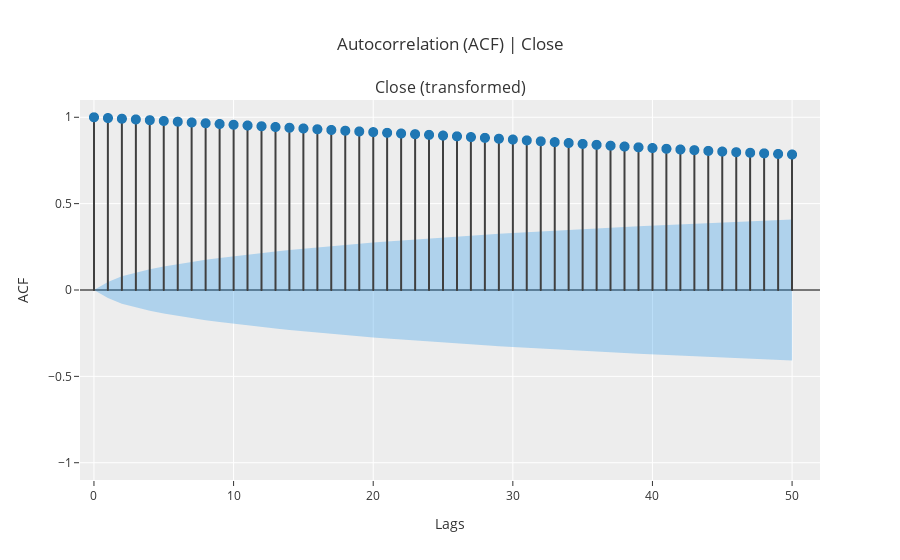

This figure's notebook cell:
### Code cell
# Step 8: Perform Lag Selection using ACF on Residual Series
exp_ETH.plot_model(plot='acf',  data_kwargs={'nlags': 50}) # Analyze ACF plot to choose lags

### Figure 1 — Plotly figure (JSON) as saved in the notebook; plotly's stock layout.template omitted (floating-point values rounded to 4 significant figures)
{"data": [{"line": {"color": "#3f3f3f"}, "marker": {"size": 10}, "mode": "lines", "name": "ACF", "showlegend": false, "type": "scattergl", "x": [0, 0], "xaxis": "x", "y": [0, 1], "yaxis": "y"}, {"line": {"color": "#3f3f3f"}, "marker": {"size": 10}, "mode": "lines", "name": "ACF", "showlegend": false, "type": "scattergl", "x": [1, 1], "xaxis": "x", "y": [0, 0.9956], "yaxis": "y"}, {"line": {"color": "#3f3f3f"}, "marker": {"size": 10}, "mode": "lines", "name": "ACF", "showlegend": false, "type": "scattergl", "x": [2, 2], "xaxis": "x", "y": [0, 0.9916], "yaxis": "y"}, {"line": {"color": "#3f3f3f"}, "marker": {"size": 10}, "mode": "lines", "name": "ACF", "showlegend": false, "type": "scattergl", "x": [3, 3], "xaxis": "x", "y": [0, 0.9875], "yaxis": "y"}, {"line": {"color": "#3f3f3f"}, "marker": {"size": 10}, "mode": "lines", "name": "ACF", "showlegend": false, "type": "scattergl", "x": [4, 4], "xaxis": "x", "y": [0, 0.9831], "yaxis": "y"}, {"line": {"color": "#3f3f3f"}, "marker": {"size": 10}, "mode": "lines", "name": "ACF", "showlegend": false, "type": "scattergl", "x": [5, 5], "xaxis": "x", "y": [0, 0.9786], "yaxis": "y"}, {"line": {"color": "#3f3f3f"}, "marker": {"size": 10}, "mode": "lines", "name": "ACF", "showlegend": false, "type": "scattergl", "x": [6, 6], "xaxis": "x", "y": [0, 0.9744], "yaxis": "y"}, {"line": {"color": "#3f3f3f"}, "marker": {"size": 10}, "mode": "lines", "name": "ACF", "showlegend": false, "type": "scattergl", "x": [7, 7], "xaxis": "x", "y": [0, 0.9699], "yaxis": "y"}, {"line": {"color": "#3f3f3f"}, "marker": {"size": 10}, "mode": "lines", "name": "ACF", "showlegend": false, "type": "scattergl", "x": [8, 8], "xaxis": "x", "y": [0, 0.9654], "yaxis": "y"}, {"line": {"color": "#3f3f3f"}, "marker": {"size": 10}, "mode": "lines", "name": "ACF", "showlegend": false, "type": "scattergl", "x": [9, 9], "xaxis": "x", "y": [0, 0.9612], "yaxis": "y"}, {"line": {"color": "#3f3f3f"}, "marker": {"size": 10}, "mode": "lines", "name": "ACF", "showlegend": false, "type": "scattergl", "x": [10, 10], "xaxis": "x", "y": [0, 0.9568], "yaxis": "y"}, {"line": {"color": "#3f3f3f"}, "marker": {"size": 10}, "mode": "lines", "name": "ACF", "showlegend": false, "type": "scattergl", "x": [11, 11], "xaxis": "x", "y": [0, 0.9524], "yaxis": "y"}, {"line": {"color": "#3f3f3f"}, "marker": {"size": 10}, "mode": "lines", "name": "ACF", "showlegend": false, "type": "scattergl", "x": [12, 12], "xaxis": "x", "y": [0, 0.948], "yaxis": "y"}, {"line": {"color": "#3f3f3f"}, "marker": {"size": 10}, "mode": "lines", "name": "ACF", "showlegend": false, "type": "scattergl", "x": [13, 13], "xaxis": "x", "y": [0, 0.9437], "yaxis": "y"}, {"line": {"color": "#3f3f3f"}, "marker": {"size": 10}, "mode": "lines", "name": "ACF", "showlegend": false, "type": "scattergl", "x": [14, 14], "xaxis": "x", "y": [0, 0.9394], "yaxis": "y"}, {"line": {"color": "#3f3f3f"}, "marker": {"size": 10}, "mode": "lines", "name": "ACF", "showlegend": false, "type": "scattergl", "x": [15, 15], "xaxis": "x", "y": [0, 0.9351], "yaxis": "y"}, {"line": {"color": "#3f3f3f"}, "marker": {"size": 10}, "mode": "lines", "name": "ACF", "showlegend": false, "type": "scattergl", "x": [16, 16], "xaxis": "x", "y": [0, 0.9307], "yaxis": "y"}, {"line": {"color": "#3f3f3f"}, "marker": {"size": 10}, "mode": "lines", "name": "ACF", "showlegend": false, "type": "scattergl", "x": [17, 17], "xaxis": "x", "y": [0, 0.9265], "yaxis": "y"}, {"line": {"color": "#3f3f3f"}, "marker": {"size": 10}, "mode": "lines", "name": "ACF", "showlegend": false, "type": "scattergl", "x": [18, 18], "xaxis": "x", "y": [0, 0.9221], "yaxis": "y"}, {"line": {"color": "#3f3f3f"}, "marker": {"size": 10}, "mode": "lines", "name": "ACF", "showlegend": false, "type": "scattergl", "x": [19, 19], "xaxis": "x", "y": [0, 0.918], "yaxis": "y"}, {"line": {"color": "#3f3f3f"}, "marker": {"size": 10}, "mode": "lines", "name": "ACF", "showlegend": false, "type": "scattergl", "x": [20, 20], "xaxis": "x", "y": [0, 0.914], "yaxis": "y"}, {"line": {"color": "#3f3f3f"}, "marker": {"size": 10}, "mode": "lines", "name": "ACF", "showlegend": false, "type": "scattergl", "x": [21, 21], "xaxis": "x", "y": [0, 0.9101], "yaxis": "y"}, {"line": {"color": "#3f3f3f"}, "marker": {"size": 10}, "mode": "lines", "name": "ACF", "showlegend": false, "type": "scattergl", "x": [22, 22], "xaxis": "x", "y": [0, 0.9061], "yaxis": "y"}, {"line": {"color": "#3f3f3f"}, "marker": {"size": 10}, "mode": "lines", "name": "ACF", "showlegend": false, "type": "scattergl", "x": [23, 23], "xaxis": "x", "y": [0, 0.9022], "yaxis": "y"}, {"line": {"color": "#3f3f3f"}, "marker": {"size": 10}, "mode": "lines", "name": "ACF", "showlegend": false, "type": "scattergl", "x": [24, 24], "xaxis": "x", "y": [0, 0.8983], "yaxis": "y"}, {"line": {"color": "#3f3f3f"}, "marker": {"size": 10}, "mode": "lines", "name": "ACF", "showlegend": false, "type": "scattergl", "x": [25, 25], "xaxis": "x", "y": [0, 0.8941], "yaxis": "y"}, {"line": {"color": "#3f3f3f"}, "marker": {"size": 10}, "mode": "lines", "name": "ACF", "showlegend": false, "type": "scattergl", "x": [26, 26], "xaxis": "x", "y": [0, 0.8898], "yaxis": "y"}, {"line": {"color": "#3f3f3f"}, "marker": {"size": 10}, "mode": "lines", "name": "ACF", "showlegend": false, "type": "scattergl", "x": [27, 27], "xaxis": "x", "y": [0, 0.8854], "yaxis": "y"}, {"line": {"color": "#3f3f3f"}, "marker": {"size": 10}, "mode": "lines", "name": "ACF", "showlegend": false, "type": "scattergl", "x": [28, 28], "xaxis": "x", "y": [0, 0.8809], "yaxis": "y"}, {"line": {"color": "#3f3f3f"}, "marker": {"size": 10}, "mode": "lines", "name": "ACF", "showlegend": false, "type": "scattergl", "x": [29, 29], "xaxis": "x", "y": [0, 0.8759], "yaxis": "y"}, {"line": {"color": "#3f3f3f"}, "marker": {"size": 10}, "mode": "lines", "name": "ACF", "showlegend": false, "type": "scattergl", "x": [30, 30], "xaxis": "x", "y": [0, 0.8712], "yaxis": "y"}, {"line": {"color": "#3f3f3f"}, "marker": {"size": 10}, "mode": "lines", "name": "ACF", "showlegend": false, "type": "scattergl", "x": [31, 31], "xaxis": "x", "y": [0, 0.8662], "yaxis": "y"}, {"line": {"color": "#3f3f3f"}, "marker": {"size": 10}, "mode": "lines", "name": "ACF", "showlegend": false, "type": "scattergl", "x": [32, 32], "xaxis": "x", "y": [0, 0.8611], "yaxis": "y"}, {"line": {"color": "#3f3f3f"}, "marker": {"size": 10}, "mode": "lines", "name": "ACF", "showlegend": false, "type": "scattergl", "x": [33, 33], "xaxis": "x", "y": [0, 0.8561], "yaxis": "y"}, {"line": {"color": "#3f3f3f"}, "marker": {"size": 10}, "mode": "lines", "name": "ACF", "showlegend": false, "type": "scattergl", "x": [34, 34], "xaxis": "x", "y": [0, 0.851], "yaxis": "y"}, {"line": {"color": "#3f3f3f"}, "marker": {"size": 10}, "mode": "lines", "name": "ACF", "showlegend": false, "type": "scattergl", "x": [35, 35], "xaxis": "x", "y": [0, 0.8458], "yaxis": "y"}, {"line": {"color": "#3f3f3f"}, "marker": {"size": 10}, "mode": "lines", "name": "ACF", "showlegend": false, "type": "scattergl", "x": [36, 36], "xaxis": "x", "y": [0, 0.8405], "yaxis": "y"}, {"line": {"color": "#3f3f3f"}, "marker": {"size": 10}, "mode": "lines", "name": "ACF", "showlegend": false, "type": "scattergl", "x": [37, 37], "xaxis": "x", "y": [0, 0.8355], "yaxis": "y"}, {"line": {"color": "#3f3f3f"}, "marker": {"size": 10}, "mode": "lines", "name": "ACF", "showlegend": false, "type": "scattergl", "x": [38, 38], "xaxis": "x", "y": [0, 0.8306], "yaxis": "y"}, {"line": {"color": "#3f3f3f"}, "marker": {"size": 10}, "mode": "lines", "name": "ACF", "showlegend": false, "type": "scattergl", "x": [39, 39], "xaxis": "x", "y": [0, 0.8261], "yaxis": "y"}, {"line": {"color": "#3f3f3f"}, "marker": {"size": 10}, "mode": "lines", "name": "ACF", "showlegend": false, "type": "scattergl", "x": [40, 40], "xaxis": "x", "y": [0, 0.8219], "yaxis": "y"}, {"line": {"color": "#3f3f3f"}, "marker": {"size": 10}, "mode": "lines", "name": "ACF", "showlegend": false, "type": "scattergl", "x": [41, 41], "xaxis": "x", "y": [0, 0.8176], "yaxis": "y"}, {"line": {"color": "#3f3f3f"}, "marker": {"size": 10}, "mode": "lines", "name": "ACF", "showlegend": false, "type": "scattergl", "x": [42, 42], "xaxis": "x", "y": [0, 0.8135], "yaxis": "y"}, {"line": {"color": "#3f3f3f"}, "marker": {"size": 10}, "mode": "lines", "name": "ACF", "showlegend": false, "type": "scattergl", "x": [43, 43], "xaxis": "x", "y": [0, 0.8096], "yaxis": "y"}, {"line": {"color": "#3f3f3f"}, "marker": {"size": 10}, "mode": "lines", "name": "ACF", "showlegend": false, "type": "scattergl", "x": [44, 44], "xaxis": "x", "y": [0, 0.8055], "yaxis": "y"}, {"line": {"color": "#3f3f3f"}, "marker": {"size": 10}, "mode": "lines", "name": "ACF", "showlegend": false, "type": "scattergl", "x": [45, 45], "xaxis": "x", "y": [0, 0.8015], "yaxis": "y"}, {"line": {"color": "#3f3f3f"}, "marker": {"size": 10}, "mode": "lines", "name": "ACF", "showlegend": false, "type": "scattergl", "x": [46, 46], "xaxis": "x", "y": [0, 0.7979], "yaxis": "y"}, {"line": {"color": "#3f3f3f"}, "marker": {"size": 10}, "mode": "lines", "name": "ACF", "showlegend": false, "type": "scattergl", "x": [47, 47], "xaxis": "x", "y": [0, 0.7945], "yaxis": "y"}, {"line": {"color": "#3f3f3f"}, "marker": {"size": 10}, "mode": "lines", "name": "ACF", "showlegend": false, "type": "scattergl", "x": [48, 48], "xaxis": "x", "y": [0, 0.7911], "yaxis": "y"}, {"line": {"color": "#3f3f3f"}, "marker": {"size": 10}, "mode": "lines", "name": "ACF", "showlegend": false, "type": "scattergl", "x": [49, 49], "xaxis": "x", "y": [0, 0.7878], "yaxis": "y"}, {"line": {"color": "#3f3f3f"}, "marker": {"size": 10}, "mode": "lines", "name": "ACF", "showlegend": false, "type": "scattergl", "x": [50, 50], "xaxis": "x", "y": [0, 0.7846], "yaxis": "y"}, {"marker": {"color": "#1f77b4", "size": 10}, "mode": "markers", "name": "ACF", "showlegend": false, "type": "scattergl", "x": [0, 1, 2, 3, 4, 5, 6, 7, 8, 9, 10, 11, 12, 13, 14, 15, 16, 17, 18, 19, 20, 21, 22, 23, 24, 25, 26, 27, 28, 29, 30, 31, 32, 33, 34, 35, 36, 37, 38, 39, 40, 41, 42, 43, 44, 45, 46, 47, 48, 49, 50], "xaxis": "x", "y": [1, 0.9956, 0.9916, 0.9875, 0.9831, 0.9786, 0.9744, 0.9699, 0.9654, 0.9612, 0.9568, 0.9524, 0.948, 0.9437, 0.9394, 0.9351, 0.9307, 0.9265, 0.9221, 0.918, 0.914, 0.9101, 0.9061, 0.9022, 0.8983, 0.8941, 0.8898, 0.8854, 0.8809, 0.8759, 0.8712, 0.8662, 0.8611, 0.8561, 0.851, 0.8458, 0.8405, 0.8355, 0.8306, 0.8261, 0.8219, 0.8176, 0.8135, 0.8096, 0.8055, 0.8015, 0.7979, 0.7945, 0.7911, 0.7878, 0.7846], "yaxis": "y"}, {"line": {"color": "rgba(255,255,255,0)"}, "marker": {"size": 10}, "mode": "lines", "name": "UC", "showlegend": false, "type": "scatter", "x": [0, 1, 2, 3, 4, 5, 6, 7, 8, 9, 10, 11, 12, 13, 14, 15, 16, 17, 18, 19, 20, 21, 22, 23, 24, 25, 26, 27, 28, 29, 30, 31, 32, 33, 34, 35, 36, 37, 38, 39, 40, 41, 42, 43, 44, 45, 46, 47, 48, 49, 50], "xaxis": "x", "y": [0, 0.04584, 0.07917, 0.102, 0.1204, 0.1362, 0.1503, 0.163, 0.1747, 0.1856, 0.1958, 0.2054, 0.2145, 0.2231, 0.2313, 0.2392, 0.2468, 0.254, 0.261, 0.2678, 0.2743, 0.2807, 0.2868, 0.2927, 0.2985, 0.3042, 0.3096, 0.315, 0.3202, 0.3252, 0.3301, 0.3349, 0.3396, 0.3442, 0.3486, 0.3529, 0.3572, 0.3613, 0.3653, 0.3693, 0.3732, 0.3769, 0.3806, 0.3843, 0.3878, 0.3913, 0.3948, 0.3982, 0.4015, 0.4047, 0.4079], "yaxis": "y"}, {"fill": "tonexty", "fillcolor": "rgba(32, 146, 230,0.3)", "line": {"color": "rgba(255,255,255,0)"}, "marker": {"size": 10}, "mode": "lines", "name": "LC", "showlegend": false, "type": "scatter", "x": [0, 1, 2, 3, 4, 5, 6, 7, 8, 9, 10, 11, 12, 13, 14, 15, 16, 17, 18, 19, 20, 21, 22, 23, 24, 25, 26, 27, 28, 29, 30, 31, 32, 33, 34, 35, 36, 37, 38, 39, 40, 41, 42, 43, 44, 45, 46, 47, 48, 49, 50], "xaxis": "x", "y": [0, -0.04584, -0.07917, -0.102, -0.1204, -0.1362, -0.1503, -0.163, -0.1747, -0.1856, -0.1958, -0.2054, -0.2145, -0.2231, -0.2313, -0.2392, -0.2468, -0.254, -0.261, -0.2678, -0.2743, -0.2807, -0.2868, -0.2927, -0.2985, -0.3042, -0.3096, -0.315, -0.3202, -0.3252, -0.3301, -0.3349, -0.3396, -0.3442, -0.3486, -0.3529, -0.3572, -0.3613, -0.3653, -0.3693, -0.3732, -0.3769, -0.3806, -0.3843, -0.3878, -0.3913, -0.3948, -0.3982, -0.4015, -0.4047, -0.4079], "yaxis": "y"}], "layout": {"annotations": [{"font": {"size": 16}, "showarrow": false, "text": "Close (transformed)", "x": 0.5, "xanchor": "center", "xref": "paper", "y": 1, "yanchor": "bottom", "yref": "paper"}], "showlegend": false, "title": {"text": "Autocorrelation (ACF) | Close"}, "xaxis": {"anchor": "y", "domain": [0, 1], "range": [-1, 52], "title": {"text": "Lags"}}, "yaxis": {"anchor": "x", "domain": [0, 1], "range": [-1.1, 1.1], "title": {"text": "ACF"}, "zerolinecolor": "#000000"}}}
